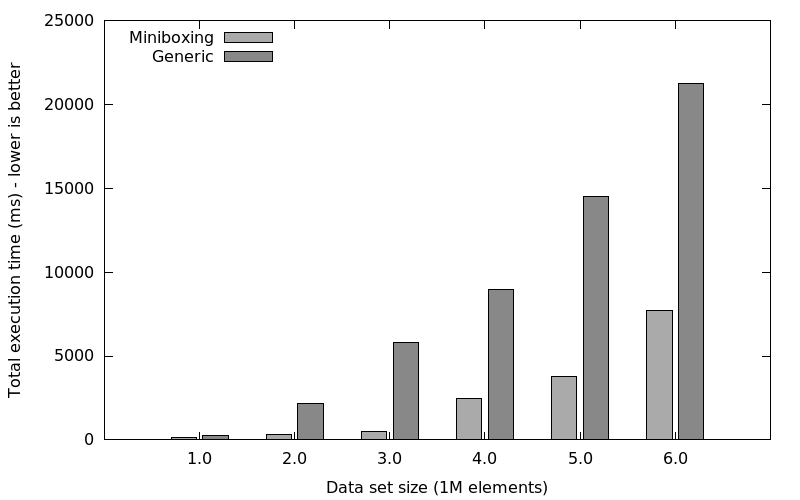

Here is the gnuplot script that generated this plot:
set term pngcairo size 800, 500
set output "linkedlist3.png"
reset
set key inside top left
set style data histogram
set style histogram cluster gap 1
set style fill solid border -1
set boxwidth 0.8
set xlabel 'Data set size (1M elements)'
set ylabel 'Total execution time (ms) - lower is better'

#set yrange [0:900]

#set smooth bezier
#set linespoints

plot "data3.txt" using 2: xtic(1) title "Miniboxing" lc rgbcolor "#AAAAAA", '' using 3: xtic(1) title "Generic" lc rgbcolor "#888888"
